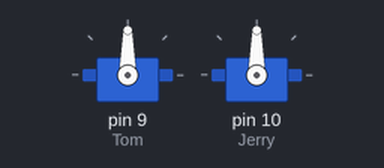
Simulated run of this sketch. Board: Arduino Uno, built with avr-gcc and run on an emulated ATmega328P. Shown: 2 × servo.

Above: at 0.05 s.
At 1.5 s:
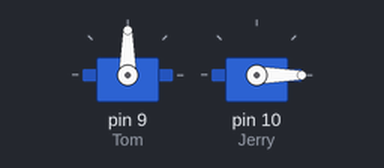
At 3.0 s:
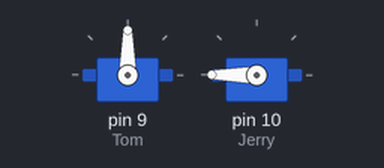
At 6.0 s:
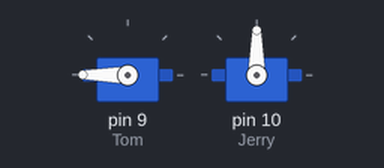
Timing chart, 0 to 7.8 s (numbered marks = the images above):
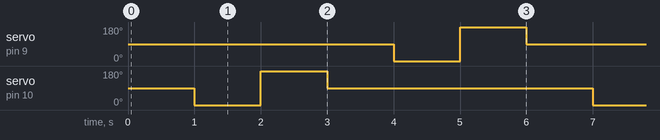

Measured:
- by itself, servo on pin 9 (Tom), servo on pin 10 (Jerry): repeats every 6.0 s: 180° 1.0 s, 90° 4.0 s, 0° 1.0 s

The sketch:

Pan_and_Tilt_Basic_Usage.ino
```cpp
#include <Servo.h>

Servo Tom;
Servo Jerry;

void setup()
{
 Tom.attach(9);
 Jerry.attach(10);
}

void loop()
{
//look straight ahead
  Tom.write(90);
  Jerry.write(90);
  delay(1000);

//look left and right
  Jerry.write(0);
  delay(1000);
  Jerry.write(180);
  delay(1000);

//look straight ahead
  Tom.write(90);
  Jerry.write(90);
  delay(1000);

//look Up and Down
  Tom.write(0);
  delay(1000);
  Tom.write(180);
  delay(1000);

}
```
